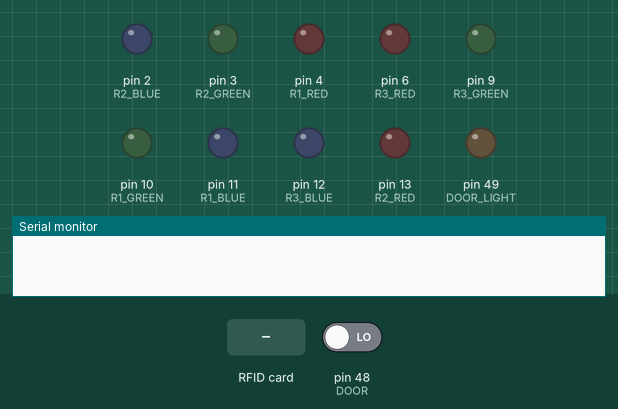
Recording of a sketch running on a simulated Arduino Mega 2560, built with avr-gcc and run on an emulated ATmega2560. On the bench: output pins drawn as LEDs (lit = HIGH), the last lines printed to the serial monitor. Dashed ring = blinking. The inputs (shaded band) are chosen by the test bench; at power-on: pin 48 (DOOR) LOW. Pins used as bus, display or sensor lines are not drawn.

Above: at 0.0 s.
At 1.4 s:
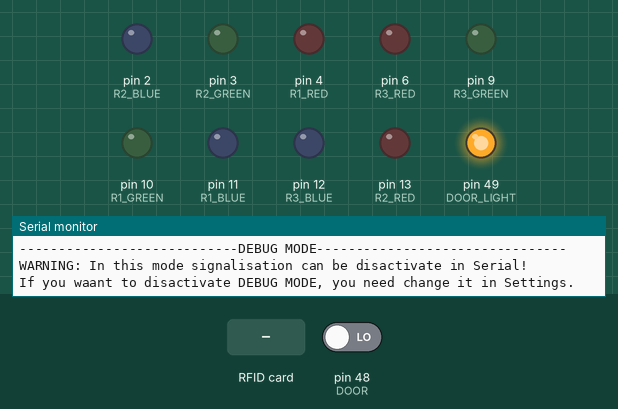
1.5 s: pin 48 (DOOR) driven HIGH
At 1.78 s:
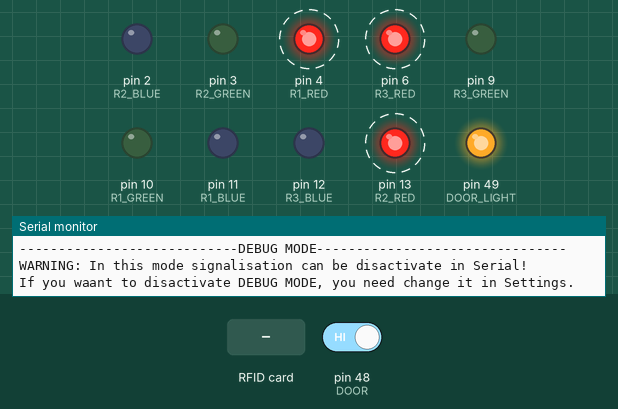
4.5 s: RFID card 5E 7A 19 C4 held to the reader
Timing chart, 0 to 13.5 s (numbered marks = the images above; inputs shaded):
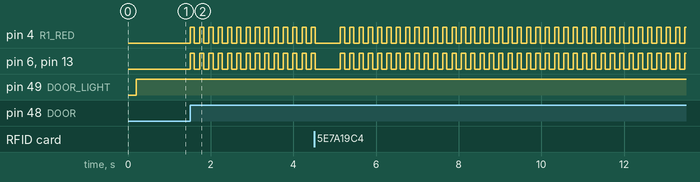

Measured:
- after the input at 1.5 s, pin 4 (R1_RED), pin 6 (R3_RED), pin 13 (R2_RED): alternates HIGH for 0.10 s and LOW for 0.13 s, starting at once

The sketch:

Cleverhome_main.ino
```cpp
#include <SPI.h>
#include <MFRC522.h> // библиотека "RFID".
#define SS_PIN 53
#define RST_PIN 5
#define R1_RED 4
#define R1_GREEN 10
#define R1_BLUE 11
#define R2_RED 13
#define R2_GREEN 3
#define R2_BLUE 2
#define R3_RED 6
#define R3_GREEN 9
#define R3_BLUE 12
#define DOOR 48
#define DOOR_LIGHT 49
//-----------------------------------------------SETTINGS-----------------------------------------
bool debugMode = 1;
//------------------------------------------------SETUP-------------------------------------------
MFRC522 mfrc522(SS_PIN, RST_PIN);
unsigned long uidDec, uidDecTemp;  // для храниения номера метки в десятичном формате
unsigned int serI;
String ser;
bool isSignal = true;
bool signalAct = false;
bool Activated = false;
bool firstItr = true;
void setup() {
  Serial.begin(9600);
  if(debugMode){
    Serial.println("----------------------------DEBUG MODE--------------------------------");
    Serial.println("WARNING: In this mode signalisation can be disactivate in Serial!");
    Serial.println("If you waant to disactivate DEBUG MODE, you need change it in Settings.");
  }else{
    Serial.println("---------------------------NORMAL MODE--------------------------------");
  }
  SPI.begin();  //  инициализация SPI / Init SPI bus.
  mfrc522.PCD_Init();     // инициализация MFRC522 / Init MFRC522 card.
  pinMode(R1_RED, OUTPUT);
  pinMode(R1_GREEN, OUTPUT);
  pinMode(R1_BLUE, OUTPUT);
  pinMode(R2_RED, OUTPUT);
  pinMode(R2_GREEN, OUTPUT);
  pinMode(R2_BLUE, OUTPUT);
  pinMode(R3_RED, OUTPUT);
  pinMode(R3_GREEN, OUTPUT);
  pinMode(R3_BLUE, OUTPUT);
  pinMode(DOOR_LIGHT, OUTPUT);
  pinMode(DOOR, INPUT);

}
void loop() {
  if(Serial.available()){
    while(Serial.available()){
    ser = ser + Serial.read();
    }
    serI = ser.toInt();
    Serial.println(serI);
    if(serI == 35714){
        isSignal = false;
        Activated = false;
        firstItr = true;
        Serial.println("OK!");
        Serial.println(ser);
    }else if(serI == 8306){
      isSignal = true;
      Serial.println("OK!");
      Serial.println(ser);
    }
    ser = "";
    serI = 0;
  }
  digitalWrite(DOOR_LIGHT, isSignal);
  if(isSignal && digitalRead(DOOR) || Activated){
      if(firstItr){
      Activated = true;
      firstItr = false;
      }
      light(1, 255, 0, 0);
      light(2, 255, 0, 0);
      light(3, 255, 0, 0);
      delay(100);
      light(1, 0, 0, 0);
      light(2, 0, 0, 0);
      light(3, 0, 0, 0);
      delay(100);
  }
  // Поиск новой метки
  if (mfrc522.PICC_IsNewCardPresent()) {
  // Выбор метки
  if ( ! mfrc522.PICC_ReadCardSerial()) {
    return;
  }
  uidDec = 0;
  // Выдача серийного номера метки.
  for (byte i = 0; i < mfrc522.uid.size; i++)
  {
    uidDecTemp = mfrc522.uid.uidByte[i];
    uidDec = uidDec * 256 + uidDecTemp;
  }
  Serial.println("Card UID: ");
  Serial.println(uidDec); // Выводим UID метки в консоль.
  if (uidDec == 699254869) // Сравниваем Uid метки, если он равен заданому то серва открывает.
    {
     isSignal = !isSignal;
    }
    delay(500);
  }
}

void light(byte num, byte r, byte g, byte b){
  switch (num) {
    case 1:
      analogWrite(R1_RED, r);
      analogWrite(R1_GREEN, g);
      analogWrite(R1_BLUE, b);
      break;
    case 2:
      analogWrite(R2_RED, r);
      analogWrite(R2_GREEN, g);
      analogWrite(R2_BLUE, b);
      break;
    case 3:
      analogWrite(R3_RED, r);
      analogWrite(R3_GREEN, g);
      analogWrite(R3_BLUE, b);
    default:

      break;
  }
}
```
